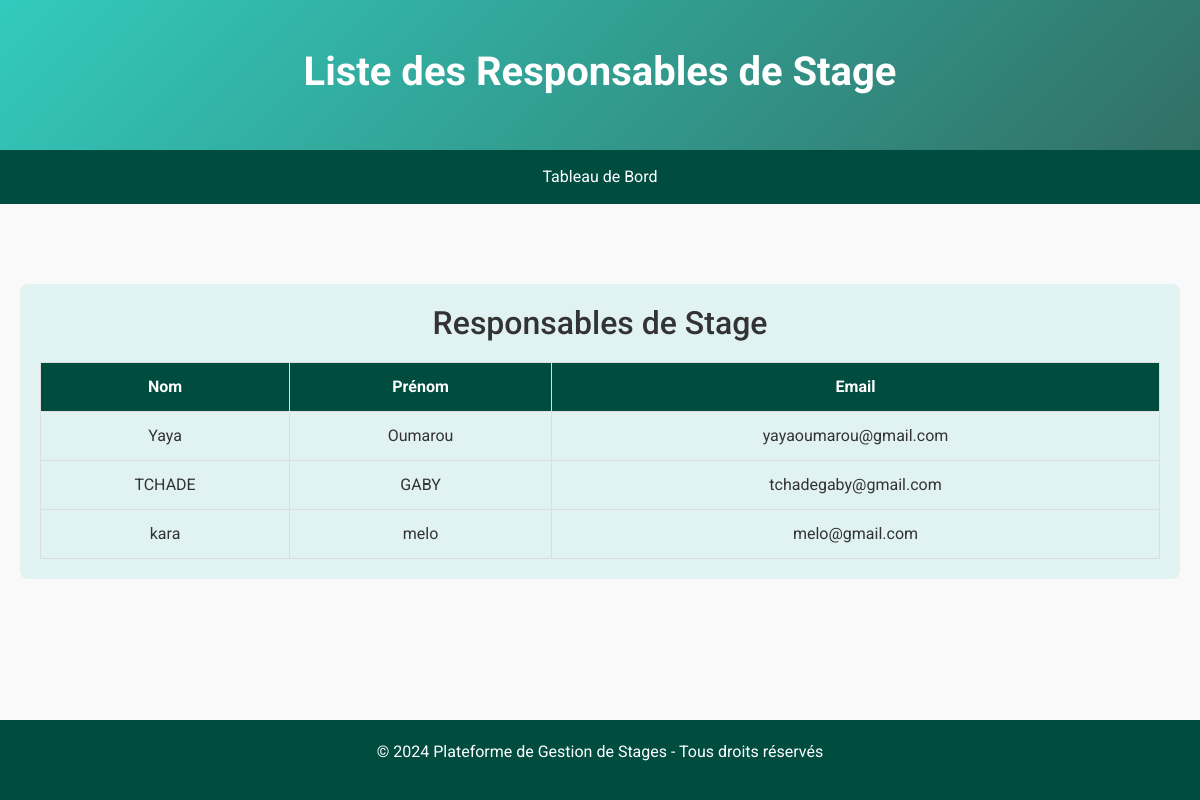
The page /liste_responsable.php on the database its author committed.
### tables this page shows
CREATE TABLE `responsablesstage` (
  `responsable_id` int(11) NOT NULL,
  `nom` varchar(100) NOT NULL,
  `prenom` varchar(100) NOT NULL,
  `email` varchar(100) NOT NULL,
  `mot_de_passe` varchar(255) NOT NULL,
  `departement` varchar(100) DEFAULT NULL,
  `date_creation` timestamp NOT NULL DEFAULT current_timestamp()
);

### liste_responsable.php (the view, shortened to what this page needs)
<?php
$host = 'localhost';
$dbname = 'gestion_stages_sodecoton';
$username = 'root';
$password = '';
try {
    $pdo = new PDO("mysql:host=$host;dbname=$dbname", $username, $password);
    $pdo->setAttribute(PDO::ATTR_ERRMODE, PDO::ERRMODE_EXCEPTION);
} catch (PDOException $e) {
    die("Erreur de connexion à la base de données : " . $e->getMessage());
}
$responsables = [];
try {
    $stmt = $pdo->query("SELECT nom, prenom, email FROM ResponsablesStage");
    $responsables = $stmt->fetchAll(PDO::FETCH_ASSOC);
} catch (PDOException $e) {
    die("Erreur lors de la récupération des données : " . $e->getMessage());
}
?>
<!DOCTYPE html>
<html lang="fr">
<head>
    <link rel="stylesheet" href="https://stackpath.bootstrapcdn.com/bootstrap/4.5.2/css/bootstrap.min.css">
    <link rel="stylesheet" href="https://cdnjs.cloudflare.com/ajax/libs/font-awesome/5.15.3/css/all.min.css">
</head>
<body>
    <header>
        <h1>Liste des Responsables de Stage</h1>
    </header>
    <nav>
        <ul>
            <li><a href="dashboard_admin.php">Tableau de Bord</a></li>
        </ul>
    </nav>
    <main>
        <section>
            <h2>Responsables de Stage</h2>
            <table>
                <thead>
                    <tr>
                        <th>Nom</th>
                        <th>Prénom</th>
                        <th>Email</th>
                    </tr>
                </thead>
                <tbody>
                    <?php foreach ($responsables as $responsable): ?>
                        <tr>
                            <td><?php echo htmlspecialchars($responsable['nom']); ?></td>
                            <td><?php echo htmlspecialchars($responsable['prenom']); ?></td>
                            <td><?php echo htmlspecialchars($responsable['email']); ?></td>
                        </tr>
                    <?php endforeach; ?>
                </tbody>
            </table>
        </section>
    </main>
    <footer>
        <p>&copy; 2024 Plateforme de Gestion de Stages - Tous droits réservés</p>
    </footer>
</body>
</html>

### liste_responsable.php (style rules this page uses)
body { font-family: 'Roboto', sans-serif; background-color: #f9f9f9; color: #333; display: flex; flex-direction: column; min-height: 100vh; }
header { background: linear-gradient(135deg, rgba(0, 191, 174, 0.8), rgba(0, 77, 64, 0.8)); color: #fff; padding: 3em 1em; text-align: center; box-shadow: 0 4px 8px rgba(0, 0, 0, 0.1); height: 150px; }
header h1 { margin: 0; font-size: 2.5em; font-weight: 700; }
nav { background: #004d40; padding: 15px 0; position: sticky; top: 0; z-index: 1; }
nav ul { list-style: none; padding: 0; margin: 0; display: flex; justify-content: center; }
nav ul li a { color: #fff; padding: 15px 20px; text-decoration: none; }
main { flex: 1; padding: 60px 20px; text-align: center; }
section { background: #e0f2f1; padding: 20px; border-radius: 8px; margin: 20px 0; }
table { width: 100%; margin-top: 20px; border-collapse: collapse; }
table th, table td { padding: 12px; border: 1px solid #ddd; }
table th { background-color: #004d40; color: #fff; }
footer { background: #004d40; color: #fff; padding: 20px; text-align: center; }

### rows shown on the page
responsablesstage: nom "Yaya", prenom "Oumarou", email "yayaoumarou@gmail.com"
responsablesstage: nom "TCHADE", prenom "GABY", email "tchadegaby@gmail.com"
responsablesstage: nom "kara", prenom "melo", email "melo@gmail.com"
